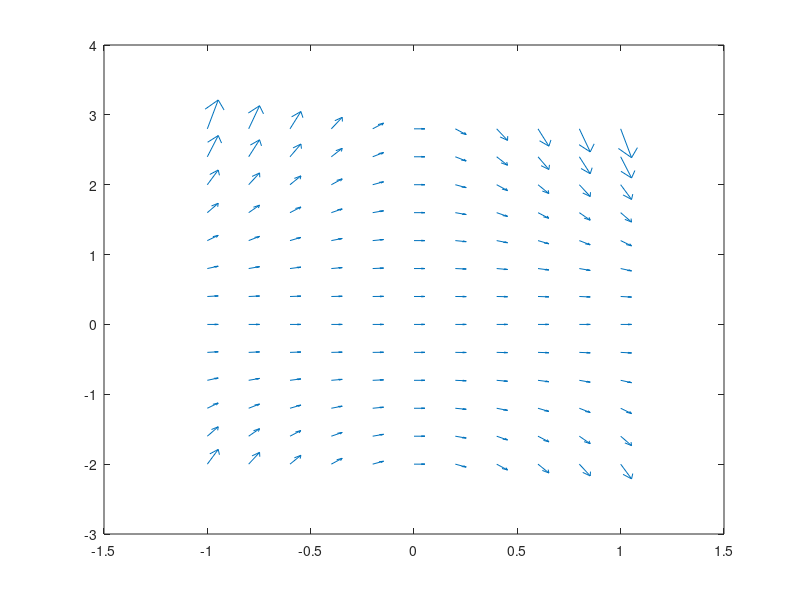

Write the MATLAB code that produced this figure. (Note: this script raises an error after producing the figure.)
%   Sergio Alvare Pelaez septiembre 2013

%   Dibujar el campo de pendientes y a funcion y(t)
%   "Mezcla de calculo numerico y simbolico"

clear all
close all
clc

f=@(t,y) -t.*y.^2;
t=-1:0.2:1;
y=-2:0.4:3;
nt=length(t);
ny=length(y);
[t,y]=ndgrid(t,y);
dt=ones(nt,ny);
dy=f(t,y);
quiver(t,y,dt,dy)

clear all

y=dsolve('Dy=-t*y^2','y(0)=2')
fy=matlabFunction(y);
hold on
t=-1:0.2:1;
plot(t,fy(t))